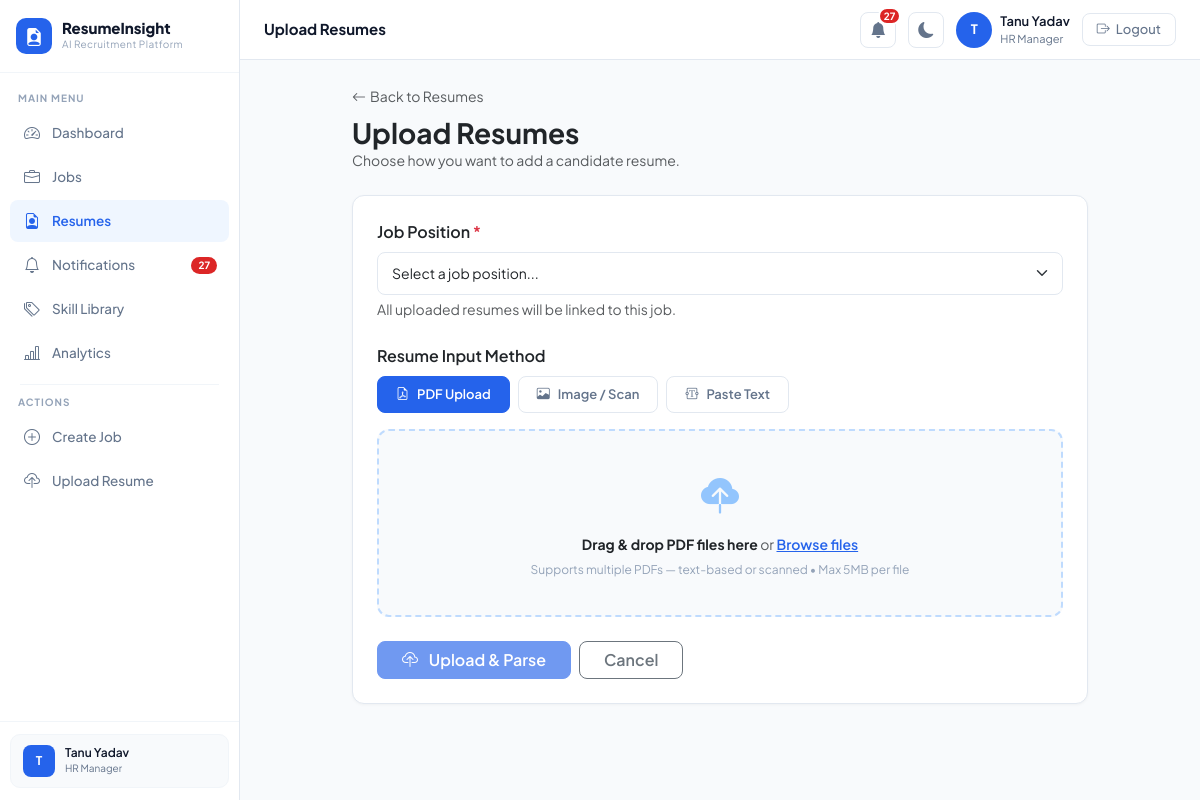
/resumes/upload/ (signed in), run on the app's committed database.
### core/models.py (models this page shows, shortened)
class User(AbstractUser):
    ROLE_CHOICES = [
        ('hr_manager', 'HR Manager'),
        ('super_admin', 'Super Admin'),
    ]
    role = models.CharField(
        max_length=20,
        choices=ROLE_CHOICES,
        default='hr_manager'
    )
    profile_picture = models.ImageField(
        upload_to='profile_pics/',
        null=True,
        blank=True
    )
    def is_super_admin(self):
        return self.role == 'super_admin'

### core/views.py (the view)
# urls.py: path('resumes/upload/',           views.resume_upload_view,  name='resume_upload'),
@login_required
def resume_upload_view(request):
    if request.method == 'POST':
        job_id      = request.POST.get('job')
        input_type  = request.POST.get('input_type', 'pdf')
        manual_text = request.POST.get('manual_text', '').strip()
        pdf_files   = request.FILES.getlist('pdf_files')
        image_files = request.FILES.getlist('image_files')
        if not job_id:
            messages.error(request, 'Please select a job position.')
            return redirect('resume_upload')
        try:
            job = JobDescription.objects.get(pk=job_id, created_by=request.user)
        except JobDescription.DoesNotExist:
            messages.error(request, 'Invalid job selected.')
            return redirect('resume_upload')
        success = 0
        failed  = 0
        errors  = []
        if input_type == 'pdf' and pdf_files:
            for pdf_file in pdf_files:
                if not pdf_file.name.lower().endswith('.pdf'):
                    failed += 1
                    errors.append(f'{pdf_file.name} — Not a PDF file')
                    continue
                if pdf_file.size > 5 * 1024 * 1024:
                    failed += 1
                    errors.append(f'{pdf_file.name} — File too large (max 5MB)')
                    continue
                try:
                    candidate = Candidate.objects.create(
                        full_name='Processing...', uploaded_by=request.user
                    )
                    resume = Resume.objects.create(
                        candidate=candidate, job=job, pdf_file=pdf_file
                    )
                    parsed            = process_resume(resume.pdf_file.path)
                    candidate.full_name = parsed['name'] or pdf_file.name
                    candidate.email     = parsed['email']
                    candidate.phone     = parsed['phone']
                    candidate.save()
                    resume.raw_text = parsed['raw_text']
                    resume.save()
                    success += 1
                except Exception as e:
                    failed += 1
                    errors.append(f'{pdf_file.name} — {str(e)}')
        elif input_type == 'image' and image_files:
            from .services import extract_text_from_image
            allowed = {'.jpg', '.jpeg', '.png', '.bmp', '.tiff', '.tif'}
            for image_file in image_files:
                ext = os.path.splitext(image_file.name)[1].lower()
                if ext not in allowed:
                    failed += 1
                    errors.append(f'{image_file.name} — Not a supported image format')
                    continue
                if image_file.size > 10 * 1024 * 1024:
                    failed += 1
                    errors.append(f'{image_file.name} — File too large (max 10MB)')
                    continue
                try:
                    import tempfile
                    with tempfile.NamedTemporaryFile(
                        delete=False, suffix=ext
                    ) as tmp:
                        for chunk in image_file.chunks():
                            tmp.write(chunk)
                        tmp_path = tmp.name
                    raw_text = extract_text_from_image(tmp_path)
                    os.unlink(tmp_path)  # delete temp file
                    if not raw_text:
                        failed += 1
                        errors.append(
                            f'{image_file.name} — Could not extract text from image'
                        )
                        continue
                    clean    = clean_text(raw_text)
                    name     = extract_candidate_name(clean)
                    email    = extract_email(clean)
                    phone    = extract_phone(clean)
                    candidate = Candidate.objects.create(
                        full_name   = name or image_file.name,
                        email       = email,
                        phone       = phone,
                        uploaded_by = request.user
                    )
                    resume = Resume.objects.create(
                        candidate = candidate,
                        job       = job,
                        raw_text  = raw_text,
                    )
                    success += 1
                except Exception as e:
                    failed += 1
                    errors.append(f'{image_file.name} — {str(e)}')
        elif input_type == 'text' and manual_text:
            try:
                clean = clean_text(manual_text)
                name  = extract_candidate_name(clean)
                email = extract_email(clean)
                phone = extract_phone(clean)
                candidate = Candidate.objects.create(
                    full_name   = name or 'Manual Entry',
                    email       = email,
                    phone       = phone,
                    uploaded_by = request.user
                )
                resume = Resume.objects.create(
                    candidate = candidate,
                    job       = job,
                    raw_text  = manual_text,
                )
                success += 1
            except Exception as e:
                failed += 1
                errors.append(f'Manual text — {str(e)}')
        else:
            messages.error(request, 'Please provide a resume via one of the three methods.')
            return redirect('resume_upload')
        if success:
            create_notification(
                request.user,
                f'📄 {success} resume(s) uploaded for {job.title}.'
            )
            messages.success(
                request,
                f'✅ {success} resume(s) uploaded successfully for {job.title}.'
            )
        if failed:
            messages.error(request, f'❌ {failed} file(s) failed.')
        upload_summary = {
            'success': success,
            'failed' : failed,
            'errors' : errors,
        }
        form = ResumeUploadForm(request.user)
        return render(request, 'resumes/resume_upload.html', {
            'form': form,
            'upload_summary': upload_summary,
        })
    else:
        form = ResumeUploadForm(request.user)
    return render(request, 'resumes/resume_upload.html', {'form': form})

### core/forms.py
class ResumeUploadForm(forms.Form):
    job = forms.ModelChoiceField(
        queryset      = JobDescription.objects.none(),
        empty_label   = 'Select a job position...',
        widget        = forms.Select(attrs={'class': 'form-select'})
    )
    def __init__(self, user, *args, **kwargs):
        super().__init__(*args, **kwargs)
        self.fields['job'].queryset = JobDescription.objects.filter(
            created_by=user,
            status='active'
        ).order_by('-created_at')

### core/models.py (called while the page is built)
    def __str__(self):
        return f"{self.title} — {self.department}"

### templates/resumes/resume_upload.html (shortened to what this page needs)
{% extends 'layout.html' %}
{% block page_title %}Upload Resumes{% endblock %}
{% block page_content %}
<div class="container py-4" style="max-width:760px;">
    <div class="mb-4">
        <a href="{% url 'resume_list' %}" class="text-decoration-none text-muted small">
            <i class="bi bi-arrow-left me-1"></i>Back to Resumes
        </a>
        <h3 class="fw-bold mt-2 mb-0">Upload Resumes</h3>
        <p class="text-muted small">
            Choose how you want to add a candidate resume.
        </p>
    </div>
    <div class="card border-0 shadow-sm rounded-3 p-4 mb-4">
        <form method="POST" enctype="multipart/form-data" id="uploadForm">
            <div class="mb-4">
                <label class="form-label fw-semibold">
                    Job Position <span class="text-danger">*</span>
                </label>
                {{ form.job }}
                <div class="form-text">All uploaded resumes will be linked to this job.</div>
            </div>
            <div class="mb-4">
                <label class="form-label fw-semibold">Resume Input Method</label>
                <div class="d-flex gap-2 mb-3">
                    <button type="button" class="method-tab active" id="tab-pdf"
                            onclick="switchTab('pdf')">
                        <i class="bi bi-file-earmark-pdf me-2"></i>PDF Upload
                    </button>
                    <button type="button" class="method-tab" id="tab-image"
                            onclick="switchTab('image')">
                        <i class="bi bi-image me-2"></i>Image / Scan
                    </button>
                    <button type="button" class="method-tab" id="tab-text"
                            onclick="switchTab('text')">
                        <i class="bi bi-textarea-t me-2"></i>Paste Text
                    </button>
                </div>
                <div id="section-pdf">
                    <div class="drop-zone" id="dropZone">
                        <div class="drop-icon">
                            <i class="bi bi-cloud-upload-fill"></i>
                        </div>
                        <div class="drop-text">
                            <strong>Drag & drop PDF files here</strong>
                            <span class="text-muted"> or </span>
                            <label for="id_pdf_files" class="browse-link">Browse files</label>
                        </div>
                        <div class="drop-hint">
                            Supports multiple PDFs — text-based or scanned • Max 5MB per file
                        </div>
                    </div>
                </div>
            </div>
            <div class="d-flex gap-2 mt-3">
                <button type="submit" class="btn btn-primary fw-semibold px-4"
                        id="submitBtn" disabled>
                    <i class="bi bi-cloud-upload me-2"></i>
                    <span id="submitLabel">Upload & Parse</span>
                </button>
                <a href="{% url 'resume_list' %}"
                   class="btn btn-outline-secondary px-4">Cancel</a>
            </div>
        </form>
    </div>
</div>
{% endblock %}

### templates/layout.html (shortened to what this page needs)
{% extends 'base.html' %}
{% block content %}
<aside class="sidebar">
    <div class="sidebar-brand">
        <a href="{% url 'dashboard' %}" class="brand-logo">
            <div class="brand-icon"><i class="bi bi-file-earmark-person-fill"></i></div>
            <div>
                <div class="brand-text">ResumeInsight</div>
                <div class="brand-sub">AI Recruitment Platform</div>
            </div>
        </a>
    </div>
    <nav class="sidebar-nav">
        <div class="nav-label">Main Menu</div>
        <a href="{% url 'dashboard' %}"
           class="nav-item {% if request.resolver_match.url_name == 'dashboard' %}active{% endif %}">
            <i class="bi bi-speedometer2 nav-icon"></i> Dashboard
        </a>
        <a href="{% url 'job_list' %}"
           class="nav-item {% if 'job' in request.resolver_match.url_name %}active{% endif %}">
            <i class="bi bi-briefcase nav-icon"></i> Jobs
        </a>
        <a href="{% url 'resume_list' %}"
           class="nav-item {% if 'resume' in request.resolver_match.url_name %}active{% endif %}">
            <i class="bi bi-file-earmark-person nav-icon"></i> Resumes
        </a>
        <a href="{% url 'notifications' %}"
           class="nav-item {% if request.resolver_match.url_name == 'notifications' %}active{% endif %}">
            <i class="bi bi-bell nav-icon"></i>
            Notifications
            <span class="sidebar-notif-badge" id="sidebarNotifBadge"></span>
        </a>
        <a href="{% url 'skill_library' %}"
   class="nav-item {% if request.resolver_match.url_name == 'skill_library' %}active{% endif %}">
    <i class="bi bi-tags nav-icon"></i> Skill Library
</a>
        <a href="{% url 'analytics' %}"
            class="nav-item {% if request.resolver_match.url_name == 'analytics' %}active{% endif %}">
             <i class="bi bi-bar-chart-line nav-icon"></i> Analytics
        </a>
        <div class="sidebar-divider"></div>
        <div class="nav-label">Actions</div>
        <a href="{% url 'job_create' %}" class="nav-item">
            <i class="bi bi-plus-circle nav-icon"></i> Create Job
        </a>
        <a href="{% url 'resume_upload' %}" class="nav-item">
            <i class="bi bi-cloud-upload nav-icon"></i> Upload Resume
        </a>
    </nav>
    <div class="sidebar-footer">
        <div class="user-card">
            <div class="user-card-avatar">
                {{ request.user.first_name|first|default:request.user.username|first|upper }}
            </div>
            <div>
                <div class="user-card-name">
                    {{ request.user.get_full_name|default:request.user.username }}
                </div>
                <div class="user-card-role">{{ request.user.get_role_display }}</div>
            </div>
        </div>
    </div>
</aside>
<header class="topbar">
    <div class="topbar-title">{% block page_title %}{% endblock %}</div>
    <a href="{% url 'notifications' %}" class="bell-wrap" title="Notifications">
        <i class="bi bi-bell-fill"></i>
        <span class="notif-badge" id="notifBadge" style="display:none;"></span>
    </a>
    <button class="dark-toggle" id="darkToggle" title="Toggle Dark Mode">
        <i class="bi bi-moon-fill" id="darkIcon"></i>
    </button>
    <div class="d-flex align-items-center gap-2">
        <div class="user-avatar">
            {{ request.user.first_name|first|default:request.user.username|first|upper }}
        </div>
        <div>
            <div class="topbar-user-name">
                {{ request.user.get_full_name|default:request.user.username }}
            </div>
            <div class="topbar-user-role">{{ request.user.get_role_display }}</div>
        </div>
    </div>
    <a href="{% url 'logout' %}" class="btn-logout">
        <i class="bi bi-box-arrow-right"></i> Logout
    </a>
</header>
<main class="main-wrapper">
    {% block page_content %}{% endblock %}
</main>
{% endblock %}

### templates/base.html (style rules this page uses)
body { font-family: 'Plus Jakarta Sans', sans-serif; background: #F8FAFC; }
.form-control, .form-select { border-radius: 8px !important; border: 1.5px solid #E2E8F0 !important; font-family: 'Plus Jakarta Sans', sans-serif; font-size: 14px; padding: 10px 14px !important; transition: all 0.2s; }
.btn { font-family: 'Plus Jakarta Sans', sans-serif; font-weight: 600; border-radius: 8px !important; }
.btn-primary { background: #2563EB !important; border-color: #2563EB !important; }

### templates/resumes/resume_upload.html (style rules this page uses)
.method-tab { padding: 8px 18px; border-radius: 8px; border: 1.5px solid #E2E8F0; background: white; font-size: 13px; font-weight: 600; cursor: pointer; color: #64748B; font-family: 'Plus Jakarta Sans', sans-serif; transition: all 0.15s; }
.method-tab.active { background: #2563EB; border-color: #2563EB; color: white; }
.drop-zone { border: 2px dashed #BFDBFE; border-radius: 12px; padding: 36px 24px; text-align: center; background: #F8FAFC; cursor: pointer; transition: all 0.2s; }
.drop-icon { font-size: 38px; color: #93C5FD; margin-bottom: 10px; }
.drop-text { font-size: 14px; margin-bottom: 6px; }
.drop-hint { font-size: 12px; color: #94A3B8; }
.browse-link { color: #2563EB; font-weight: 600; cursor: pointer; text-decoration: underline; }

### data on the page
User: user.first_name|first "T", user.get_full_name "Tanu Yadav", user.role "HR Manager"
